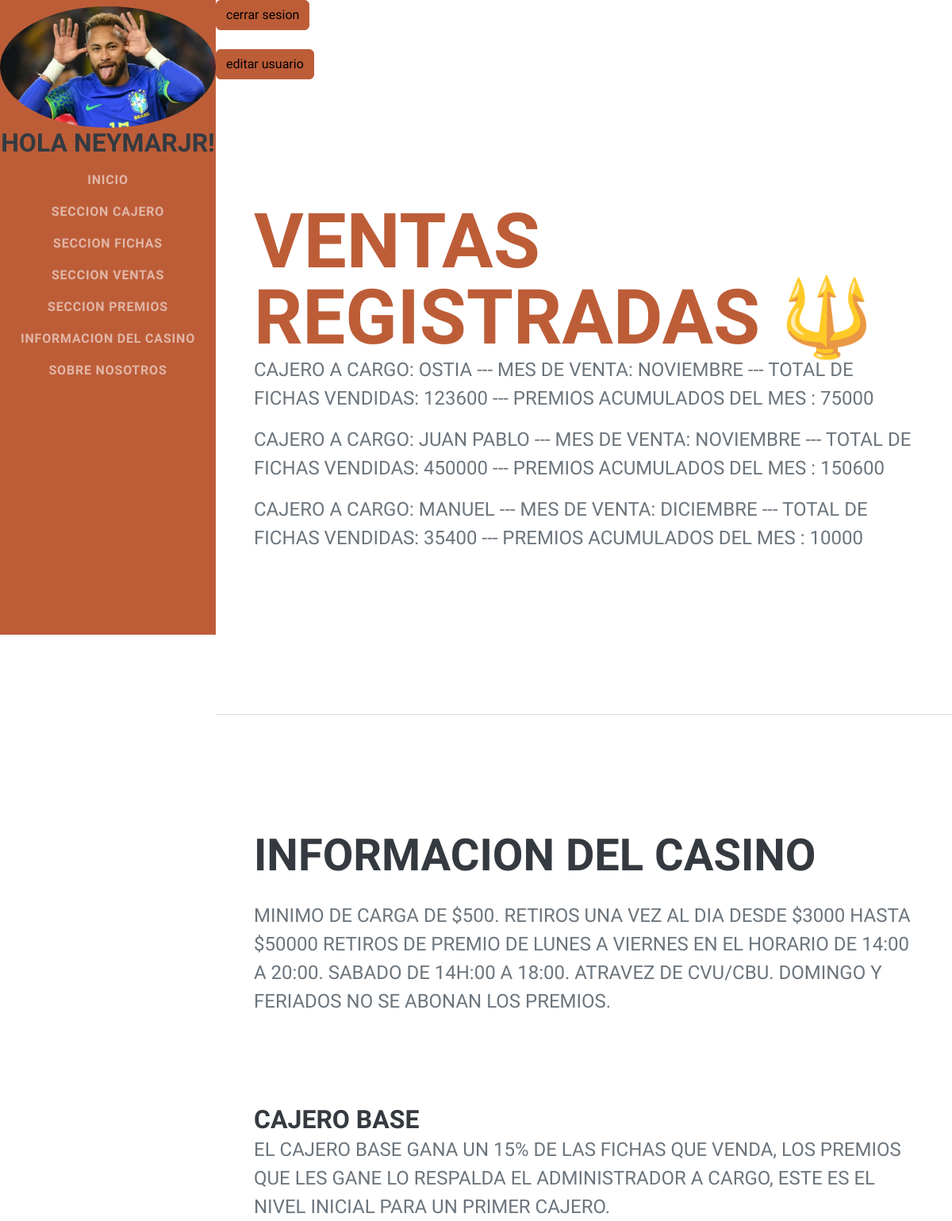
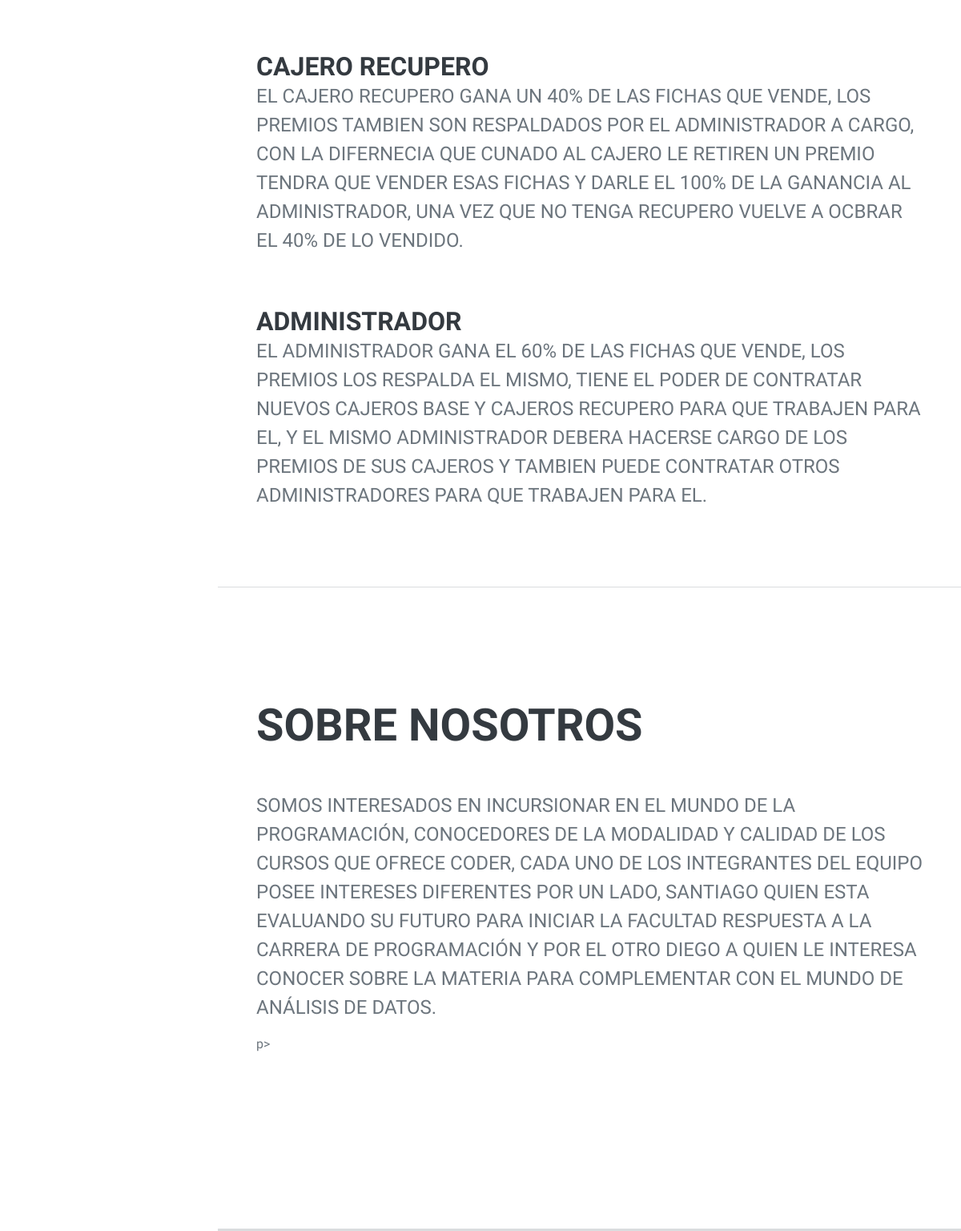
The page /mostrarventas/ (signed in) on the database its author committed (2 pictures, top to bottom).
### Appcasino/models.py (models this page shows, shortened)
class avatar(models.Model):
    user = models.ForeignKey(User,on_delete=models.CASCADE)
    imagen = models.ImageField(cajeros,upload_to='avatares', null=True, blank=True)

class ventas (models.Model):
    cajeros = models.CharField (max_length = 25)
    mes = models.CharField (max_length = 15)
    fichas_vendidas = models.IntegerField ()
    premios = models.IntegerField ()

### Appcasino/views.py (the view)
# urls.py: path("mostrarventas/",mostrar_ventas, name = "mventas"),
@login_required
def mostrar_ventas (request):
    mis_ventas = ventas.objects.all()
    info = {"ventas":mis_ventas}
    return render (request, "mostrarventas.html",info)

### Appcasino/templates/mostrarventas.html (shortened to what this page needs)
{% extends "padre.html" %}
{% block titulo2 %} VENTAS REGISTRADAS
{% endblock %}
{% block titulo3 %}
{% for x in ventas %}
<p>cajero a cargo:  {{x.cajeros}} --- mes de venta: {{x.mes}} --- total de fichas vendidas: {{x.fichas_vendidas}} --- premios acumulados del mes : {{x.premios}}  </p>
 {% endfor %}
{% endblock %}

### Appcasino/templates/padre.html (shortened to what this page needs)
<!DOCTYPE html>
<html lang="en">
    <head>
        {% load static %}
        <link href="{% static 'Appcasino/css/styles.css' %}" rel="stylesheet" />
    </head>
    <body id="page-top">
        <nav class="navbar navbar-expand-lg navbar-dark bg-primary fixed-top" id="sideNav">
        <img class="img-fluid img-profile rounded-circle mx-auto mb-0" src="{{user.avatar_set.last.imagen.url}}" alt="..." /></span>
            <div class="collapse navbar-collapse" id="navbarResponsive">
                <ul class="navbar-nav">
                    {% if user.is_authenticated %}
                    <h3> Hola {{user}}! </h3>
                    {% else  %}
                    <p></p>
                    {% endif %}
                    <li class="nav-item"><a class="nav-link js-scroll-trigger" href="{% url 'inicio' %}">inicio</a></li>
                    <li class="nav-item"><a class="nav-link js-scroll-trigger" href="{% url 'vcajeros' %}">Seccion Cajero</a></li>
                    <li class="nav-item"><a class="nav-link js-scroll-trigger" href="{% url 'vfichas' %}">Seccion fichas</a></li>
                    <li class="nav-item"><a class="nav-link js-scroll-trigger" href="{% url 'vventas' %}">Seccion ventas</a></li>
                    <li class="nav-item"><a class="nav-link js-scroll-trigger" href="{% url 'vpremios' %}">Seccion premios</a></li>
                    <li class="nav-item"><a class="nav-link js-scroll-trigger" href="#informacion-casino">INFORMACION DEL CASINO</a></li>
                    <li class="nav-item"><a class="nav-link js-scroll-trigger" href="#beneficios">SOBRE NOSOTROS</a></li>
                </ul>
            </div>
        </nav>
        <div class="container-fluid p-0">
            {% if user.is_authenticated %}
            <a class="btn btn-primary btn-elevate kt-login__btn-primary" href=" {% url 'cerrarsesion' %} ">cerrar sesion</a>
           <br><br>
           <a class="btn btn-primary btn-elevate kt-login__btn-primary" href=" {% url 'editarusuario' %} ">editar usuario</a>
           {% else  %}
           <br>
           <a class="btn btn-primary btn-elevate kt-login__btn-primary" href=" {% url 'login' %} ">iniciar sesion</a>
            <br> <br>
            <a class="btn btn-primary btn-elevate kt-login__btn-primary" href=" {% url 'registro' %} ">registrarse</a>
           {% endif %}
  <section class="resume-section" id="about">
                <div class="resume-section-content">
                    <h1 class="mb-0">
                        <span class="text-primary"> {% block titulo2 %} {% endblock %}🔱</span>
                    </h1>
                    <div class="subheading mb-5">
                        {% block titulo3 %} {% endblock %}    {% block titulo4 %} {% endblock %}
                    </div>
                </div>
            </section>
            <hr class="m-0" />
            <section class="resume-section" id="experience">
                <div class="resume-section-content">
                    <div class="d-flex flex-column flex-md-row justify-content-between mb-5">
                        <div class="flex-grow-1">
                        </div>
                    </div>
                    <div class="d-flex flex-column flex-md-row justify-content-between mb-5">
                        <div id="informacion-casino" class="d-flex flex-column flex-md-row justify-content-between mb-5">
                            <div class="flex-grow-1">
                                <h2 class="mb-4">INFORMACION DEL CASINO</h2>
                                <div class="subheading mb-3">minimo de carga de $500.
                                    Retiros una vez al dia desde $3000 hasta $50000 retiros de premio de lunes a viernes en el horario de 14:00 a 20:00. Sabado de 14h:00 a 18:00. atravez de CVU/CBU. Domingo y feriados no se abonan los premios. </div>
                            </div>
                        </div>
                    </div>
                    <div class="d-flex flex-column flex-md-row justify-content-between mb-5">
                        <div class="flex-grow-1">
                            <h3 class="mb-0">cajero base</h3>
                            <div class="subheading mb-3">El cajero base gana un 15% de las fichas que venda, los premios que les gane lo respalda el administrador a cargo, este es el nivel inicial para un primer cajero.</div>
                        </div>
                    </div>
                    <div class="d-flex flex-column flex-md-row justify-content-between mb-5">
                        <div class="flex-grow-1">
                            <h3 class="mb-0">Cajero Recupero</h3>
                            <div class="subheading mb-3">El cajero recupero gana un 40% de las fichas que vende, los premios tambien son respaldados por el administrador a cargo, con la difernecia que cunado al cajero le retiren un premio tendra que vender esas fichas y darle el 100% de la ganancia al administrador, una vez que no tenga recupero vuelve a ocbrar el 40% de lo vendido.</div>
                        </div>
                    </div>
                    <div class="d-flex flex-column flex-md-row justify-content-between">
                        <div class="flex-grow-1">
                            <h3 class="mb-0">ADMINISTRADOR</h3>
                            <div class="subheading mb-3">El administrador gana el 60% de las fichas que vende, los premios los respalda el mismo, tiene el poder de contratar nuevos cajeros base y cajeros recupero para que trabajen para el, y el mismo administrador debera hacerse cargo de los premios de sus cajeros y tambien puede contratar otros administradores para que trabajen para el.</div>
                        </div>
                    </div>
                </div>
            </section>
            <hr class="m-0" />
            <section class="resume-section" id="education">
                <div class="resume-section-content">
                    <h2 class="mb-5">SOBRE NOSOTROS</h2>
                    <div class="d-flex flex-column flex-md-row justify-content-between mb-5">
                        <div id="beneficios" class="flex-grow-1">
                            <div class="subheading mb-3">Somos interesados en incursionar en el mundo de la programación, conocedores de la modalidad y calidad de los cursos que ofrece CODER, cada uno de los integrantes del equipo posee intereses diferentes por un lado, Santiago quien esta evaluando su futuro para iniciar la Facultad respuesta a la carrera de programación y por el otro Diego a quien le interesa conocer sobre la materia para complementar con el mundo de Análisis de Datos.</div>                            <div></div>
                            p></p>
                        </div>
                    </div>
                    <div class="d-flex flex-column flex-md-row justify-content-between">
                        <div class="flex-grow-1">
                        </div>
                    </div>
                </div>
            </section>

### rows shown on the page
ventas: cajeros "OSTIA", mes "NOVIEMBRE", fichas_vendidas "123600", premios "75000"
ventas: cajeros "JUAN PABLO", mes "NOVIEMBRE", fichas_vendidas "450000", premios "150600"
ventas: cajeros "MANUEL", mes "DICIEMBRE", fichas_vendidas "35400", premios "10000"

### other values the page prints
{{ user }} "NEYMARJR"
